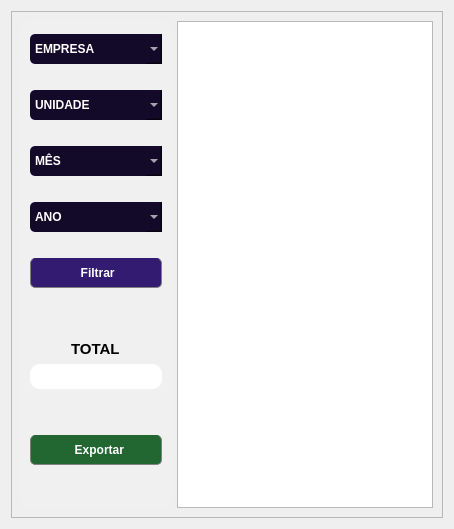
         <widget class="QWidget" name="page">
          <layout class="QHBoxLayout" name="horizontalLayout">
           <item>
            <widget class="QFrame" name="frame">
             <property name="frameShape">
              <enum>QFrame::StyledPanel</enum>
             </property>
             <property name="frameShadow">
              <enum>QFrame::Raised</enum>
             </property>
             <layout class="QHBoxLayout" name="horizontalLayout_4">
              <item>
               <widget class="QFrame" name="frame_7">
                <property name="maximumSize">
                 <size>
                  <width>150</width>
                  <height>16777215</height>
                 </size>
                </property>
                <property name="styleSheet">
                 <string notr="true">background-color: rgb(240, 240, 240);
border-radius: 10px;

</string>
                </property>
                <property name="frameShape">
                 <enum>QFrame::StyledPanel</enum>
                </property>
                <property name="frameShadow">
                 <enum>QFrame::Raised</enum>
                </property>
                <layout class="QVBoxLayout" name="verticalLayout_5">
                 <property name="leftMargin">
                  <number>9</number>
                 </property>
                 <property name="topMargin">
                  <number>13</number>
                 </property>
                 <property name="rightMargin">
                  <number>9</number>
                 </property>
                 <property name="bottomMargin">
                  <number>12</number>
                 </property>
                 <item>
                  <widget class="QComboBox" name="filtro_Empresa">
                   <property name="minimumSize">
                    <size>
                     <width>0</width>
                     <height>30</height>
                    </size>
                   </property>
                   <property name="font">
                    <font>
                     <pointsize>9</pointsize>
                     <weight>75</weight>
                     <bold>true</bold>
                    </font>
                   </property>
                   <property name="styleSheet">
                    <string notr="true">QComboBox {
border-radius: 5px;
background-color: rgb(19,10,41);
color: rgb(255, 255, 255);
}
QPushButton {
border-radius: 5px;
}</string>
                   </property>
                   <property name="currentText">
                    <string>EMPRESA</string>
                   </property>
                   <item>
                    <property name="text">
                     <string>EMPRESA</string>
                    </property>
                   </item>
                   <item>
                    <property name="text">
                     <string>004 - RECH IMPORTADORA</string>
                    </property>
                   </item>
                   <item>
                    <property name="text">
                     <string>006 - RECH AGRICOLA</string>
                    </property>
                   </item>
                   <item>
                    <property name="text">
                     <string>008 - TELMAC</string>
                    </property>
                   </item>
                  </widget>
                 </item>
                 <item>
                  <widget class="QLabel" name="label_14">
                   <property name="text">
                    <string/>
                   </property>
                  </widget>
                 </item>
                 <item>
                  <widget class="QComboBox" name="filtro_unidade">
                   <property name="minimumSize">
                    <size>
                     <width>0</width>
                     <height>30</height>
                    </size>
                   </property>
                   <property name="font">
                    <font>
                     <pointsize>9</pointsize>
                     <weight>75</weight>
                     <bold>true</bold>
                    </font>
                   </property>
                   <property name="styleSheet">
                    <string notr="true">QComboBox {
border-radius: 5px;
background-color: rgb(19,10,41);
color: rgb(255, 255, 255);
}
QPushButton {
border-radius: 5px;
}</string>
                   </property>
                   <property name="currentText">
                    <string>UNIDADE</string>
                   </property>
                   <item>
                    <property name="text">
                     <string>UNIDADE</string>
                    </property>
                   </item>
                  </widget>
                 </item>
                 <item>
                  <widget class="QLabel" name="label_11">
                   <property name="text">
                    <string/>
                   </property>
                  </widget>
                 </item>
                 <item>
                  <widget class="QComboBox" name="filtro_mes">
                   <property name="minimumSize">
                    <size>
                     <width>0</width>
                     <height>30</height>
                    </size>
                   </property>
                   <property name="maximumSize">
                    <size>
                     <width>16777215</width>
                     <height>16777215</height>
                    </size>
                   </property>
                   <property name="font">
                    <font>
                     <pointsize>9</pointsize>
                     <weight>75</weight>
                     <bold>true</bold>
                    </font>
                   </property>
                   <property name="styleSheet">
                    <string notr="true">QComboBox {
border-radius: 5px;
background-color: rgb(19,10,41);
color: rgb(255, 255, 255);
}
QPushButton {
border-radius: 5px;
}</string>
                   </property>
                   <item>
                    <property name="text">
                     <string>MÊS</string>
                    </property>
                   </item>
                   <item>
                    <property name="text">
                     <string>Janeiro</string>
                    </property>
                   </item>
                   <item>
                    <property name="text">
                     <string>Fevereiro</string>
                    </property>
                   </item>
                   <item>
                    <property name="text">
                     <string>Março</string>
                    </property>
                   </item>
                   <item>
                    <property name="text">
                     <string>Abril</string>
                    </property>
                   </item>
                   <item>
                    <property name="text">
                     <string>Maio</string>
                    </property>
                   </item>
                   <item>
                    <property name="text">
                     <string>Junho</string>
                    </property>
                   </item>
                   <item>
                    <property name="text">
                     <string>Julho</string>
                    </property>
                   </item>
                   <item>
                    <property name="text">
                     <string>Agosto</string>
                    </property>
                   </item>
                   <item>
                    <property name="text">
                     <string>Setembro</string>
                    </property>
                   </item>
                   <item>
                    <property name="text">
                     <string>Outubro</string>
                    </property>
                   </item>
                   <item>
                    <property name="text">
                     <string>Novembro</string>
                    </property>
                   </item>
                   <item>
                    <property name="text">
                     <string>Dezembro</string>
                    </property>
                   </item>
                  </widget>
                 </item>
                 <item>
                  <widget class="QLabel" name="label_12">
                   <property name="text">
                    <string/>
                   </property>
                  </widget>
                 </item>
                 <item>
                  <widget class="QComboBox" name="filtro_ano">
                   <property name="minimumSize">
                    <size>
                     <width>0</width>
                     <height>30</height>
                    </size>
                   </property>
                   <property name="maximumSize">
                    <size>
                     <width>16777215</width>
                     <height>16777215</height>
                    </size>
                   </property>
                   <property name="font">
                    <font>
                     <pointsize>9</pointsize>
                     <weight>75</weight>
                     <bold>true</bold>
                    </font>
                   </property>
                   <property name="styleSheet">
                    <string notr="true">QComboBox {
border-radius: 5px;
background-color: rgb(19,10,41);
color: rgb(255, 255, 255);
}
QPushButton {
border-radius: 5px;
}</string>
                   </property>
                   <item>
                    <property name="text">
                     <string>ANO</string>
                    </property>
                   </item>
                   <item>
                    <property name="text">
                     <string>2019</string>
                    </property>
                   </item>
                   <item>
                    <property name="text">
                     <string>2020</string>
                    </property>
                   </item>
                   <item>
                    <property name="text">
                     <string>2021</string>
                    </property>
                   </item>
                   <item>
                    <property name="text">
                     <string>2022</string>
                    </property>
                   </item>
                   <item>
                    <property name="text">
                     <string>2023</string>
                    </property>
                   </item>
                  </widget>
                 </item>
                 <item>
                  <widget class="QLabel" name="label_13">
                   <property name="text">
                    <string/>
                   </property>
                  </widget>
                 </item>
                 <item>
                  <widget class="QPushButton" name="btn_filtro">
                   <property name="sizePolicy">
                    <sizepolicy hsizetype="Expanding" vsizetype="Fixed">
                     <horstretch>0</horstretch>
                     <verstretch>0</verstretch>
                    </sizepolicy>
                   </property>
                   <property name="minimumSize">
                    <size>
                     <width>0</width>
                     <height>30</height>
                    </size>
                   </property>
                   <property name="maximumSize">
                    <size>
                     <width>200</width>
                     <height>16777215</height>
                    </size>
                   </property>
                   <property name="font">
                    <font>
                     <pointsize>9</pointsize>
                     <weight>75</weight>
                     <bold>true</bold>
                    </font>
                   </property>
                   <property name="cursor">
                    <cursorShape>PointingHandCursor</cursorShape>
                   </property>
                   <property name="styleSheet">
                    <string notr="true">QPushButton:hover {
	background-color: rgb(170, 0, 127);
 	border: 1px solid black;
	border-radius: 5px;
}


QPushButton {
	color: rgb(255, 255, 255);
	
	background-color: rgb(51, 27, 113);
	border-radius: 5px;
	border: 1px solid gray; 
	background-position: left center;
	background-repeat: no-repeat;
	border-top: 3px;
}</string>
                   </property>
                   <property name="text">
                    <string> Filtrar</string>
                   </property>
                   <property name="icon">
                    <iconset resource="icons.qrc">
                     <normaloff>:/icons/icon/filtrar.png</normaloff>:/icons/icon/filtrar.png</iconset>
                   </property>
                   <property name="iconSize">
                    <size>
                     <width>30</width>
                     <height>25</height>
                    </size>
                   </property>
                   <property name="autoRepeatDelay">
                    <number>300</number>
                   </property>
                  </widget>
                 </item>
                 <item>
                  <widget class="QLabel" name="label_16">
                   <property name="minimumSize">
                    <size>
                     <width>0</width>
                     <height>40</height>
                    </size>
                   </property>
                   <property name="text">
                    <string/>
                   </property>
                  </widget>
                 </item>
                 <item alignment="Qt::AlignHCenter">
                  <widget class="QLabel" name="label_15">
                   <property name="font">
                    <font>
                     <pointsize>11</pointsize>
                     <weight>75</weight>
                     <bold>true</bold>
                    </font>
                   </property>
                   <property name="text">
                    <string>TOTAL</string>
                   </property>
                  </widget>
                 </item>
                 <item>
                  <widget class="QLineEdit" name="total">
                   <property name="minimumSize">
                    <size>
                     <width>0</width>
                     <height>25</height>
                    </size>
                   </property>
                   <property name="font">
                    <font>
                     <pointsize>11</pointsize>
                    </font>
                   </property>
                   <property name="styleSheet">
                    <string notr="true">background-color: rgb(255, 255, 255);
border- radius: 10px;
</string>
                   </property>
                  </widget>
                 </item>
                 <item>
                  <spacer name="verticalSpacer_2">
                   <property name="orientation">
                    <enum>Qt::Vertical</enum>
                   </property>
                   <property name="sizeHint" stdset="0">
                    <size>
                     <width>20</width>
                     <height>40</height>
                    </size>
                   </property>
                  </spacer>
                 </item>
                 <item>
                  <widget class="QPushButton" name="btn_excel">
                   <property name="sizePolicy">
                    <sizepolicy hsizetype="Expanding" vsizetype="Fixed">
                     <horstretch>0</horstretch>
                     <verstretch>0</verstretch>
                    </sizepolicy>
                   </property>
                   <property name="minimumSize">
                    <size>
                     <width>0</width>
                     <height>30</height>
                    </size>
                   </property>
                   <property name="maximumSize">
                    <size>
                     <width>200</width>
                     <height>16777215</height>
                    </size>
                   </property>
                   <property name="font">
                    <font>
                     <pointsize>9</pointsize>
                     <weight>75</weight>
                     <bold>true</bold>
                    </font>
                   </property>
                   <property name="cursor">
                    <cursorShape>PointingHandCursor</cursorShape>
                   </property>
                   <property name="styleSheet">
                    <string notr="true">QPushButton:hover {
	background-color: rgb(170, 0, 127);
 	 border: 1px solid black;
	border-radius: 5px;
}


QPushButton {
	color: rgb(255, 255, 255);	
	background-color: rgb(34, 102, 50);
	border-radius: 5px;
	border: 1px solid gray; 
	background-position: left center;
	background-repeat: no-repeat;
	border-top: 3px;
}</string>
                   </property>
                   <property name="text">
                    <string>  Exportar</string>
                   </property>
                   <property name="icon">
                    <iconset resource="icons.qrc">
                     <normaloff>:/icons/icon/icons8-exportar-30.png</normaloff>:/icons/icon/icons8-exportar-30.png</iconset>
                   </property>
                   <property name="iconSize">
                    <size>
                     <width>30</width>
                     <height>25</height>
                    </size>
                   </property>
                   <property name="autoRepeatDelay">
                    <number>300</number>
                   </property>
                  </widget>
                 </item>
                 <item>
                  <widget class="QLabel" name="label_17">
                   <property name="minimumSize">
                    <size>
                     <width>0</width>
                     <height>25</height>
                    </size>
                   </property>
                   <property name="text">
                    <string/>
                   </property>
                  </widget>
                 </item>
                </layout>
               </widget>
              </item>
              <item>
               <widget class="QTableView" name="table_filtro"/>
              </item>
             </layout>
            </widget>
           </item>
          </layout>
         </widget>
